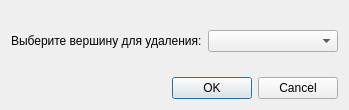
<?xml version="1.0" encoding="UTF-8"?>
<ui version="4.0">
 <class>delete_vertex</class>
 <widget class="QDialog" name="delete_vertex">
  <property name="geometry">
   <rect>
    <x>0</x>
    <y>0</y>
    <width>349</width>
    <height>110</height>
   </rect>
  </property>
  <property name="windowTitle">
   <string>Удаление вершины</string>
  </property>
  <layout class="QVBoxLayout" name="verticalLayout">
   <item>
    <spacer name="verticalSpacer">
     <property name="orientation">
      <enum>Qt::Vertical</enum>
     </property>
     <property name="sizeHint" stdset="0">
      <size>
       <width>20</width>
       <height>40</height>
      </size>
     </property>
    </spacer>
   </item>
   <item>
    <layout class="QHBoxLayout" name="horizontalLayout">
     <item>
      <widget class="QLabel" name="label">
       <property name="text">
        <string>Выберите вершину для удаления:</string>
       </property>
      </widget>
     </item>
     <item>
      <widget class="QComboBox" name="comboBox"/>
     </item>
    </layout>
   </item>
   <item>
    <spacer name="verticalSpacer_2">
     <property name="orientation">
      <enum>Qt::Vertical</enum>
     </property>
     <property name="sizeHint" stdset="0">
      <size>
       <width>20</width>
       <height>40</height>
      </size>
     </property>
    </spacer>
   </item>
   <item>
    <widget class="QDialogButtonBox" name="buttonBox">
     <property name="orientation">
      <enum>Qt::Horizontal</enum>
     </property>
     <property name="standardButtons">
      <set>QDialogButtonBox::Cancel|QDialogButtonBox::Ok</set>
     </property>
    </widget>
   </item>
  </layout>
 </widget>
 <resources/>
 <connections>
  <connection>
   <sender>buttonBox</sender>
   <signal>accepted()</signal>
   <receiver>delete_vertex</receiver>
   <slot>accept()</slot>
   <hints>
    <hint type="sourcelabel">
     <x>248</x>
     <y>254</y>
    </hint>
    <hint type="destinationlabel">
     <x>157</x>
     <y>274</y>
    </hint>
   </hints>
  </connection>
  <connection>
   <sender>buttonBox</sender>
   <signal>rejected()</signal>
   <receiver>delete_vertex</receiver>
   <slot>reject()</slot>
   <hints>
    <hint type="sourcelabel">
     <x>316</x>
     <y>260</y>
    </hint>
    <hint type="destinationlabel">
     <x>286</x>
     <y>274</y>
    </hint>
   </hints>
  </connection>
 </connections>
</ui>
